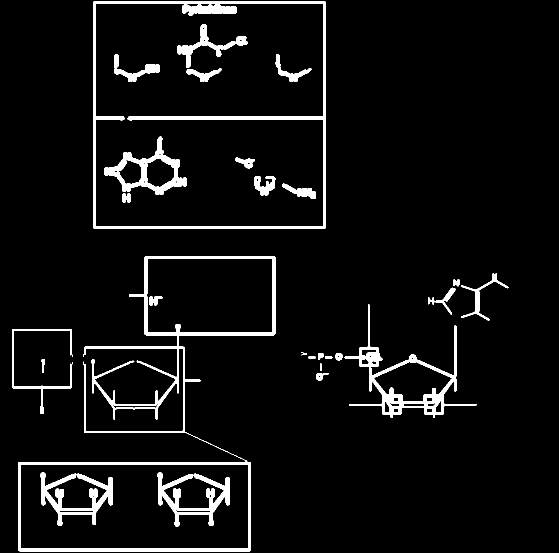
#> input picture whiteboard_backend/ProccessedImages/edges_0.png, 1118 x 1105 px (shown at 1/2 size)
$ python -i ImagePreproccessor.py   (imports and definitions only)
#> lines starting #> are read from the running program, lines starting #| are printed output that depends on the picture; after the words box and inside, x2 and y2 are one past the last pixel; in counts of white or black regions, pixels touching at a corner belong together
#> further down, picture is the input picture: shape (1105, 1118, 3); 5.4% white; 29 white regions, largest, box (x1, y1, x2, y2) and area: (37, 512, 551, 1103) 17609, (186, 3, 652, 457) 12253, (689, 609, 953, 836) 7930
#!/usr/bin/env python3
# preprocess_and_edges.pY

import json
import cv2
import numpy as np
import sys
import traceback
import re
import os
from pathlib import Path


#Step 1 of printing - prepare the images

#Takes ready images of diagrams from research.
#We first find all "text lables" in diagrams and extract and save them with ocr, then paint them over so they dont get ruined in all the proccessing.
#After that we run grayscale and canny
#We want to represent thin lines with actual thin lines when drawing on the board, but canny outlines everythin -> we get two lines for one is in some cases
#To combat this we merge close lines under a threshhold of 2.4 pixels (we do float operations, and in a lot of diagrams you have curved / not straight stuff -> 2.4 is valid)
#To get clean result we do our calculations in small 32 x 32 grids in the image. In this area we find the "mean gap" between two lines
#We only merge the lines that are very close to the mean gap -> that way we preserve fine small detail, but dont have false positives on big gaps
#To calculate our gaps we go in between two lines and "cast rays" (explore in directions) from a single point with (0, 45, 90, 135) for the direction to find the true width
#The true results are in the fine canny and other settings tweaks!


# ===== SETTINGS =====
BASE = Path(__file__).resolve().parent

# INPUT NOW COMES FROM PROCCESSEDIMAGES (OCR ALREADY DONE BY imagetext.py)
IN_DIR = BASE / r"ProccessedImages"
OUT_DIR = BASE / r"ProccessedImages"

SHOW_PROGRESS = True

# Preprocess tweaks (basic)
BORDER_PAD = 3
UPSCALE_TRIGGER = 600
UPSCALE_FACTOR = 1.3
UNSHARP_AMOUNT = 0.6
BILATERAL_D = 5
BILATERAL_SC = 35
BILATERAL_SS = 35

# ===== Fine Canny params =====
CANNY_SIGMA = 1.0
CANNY_APERTURE = 3
CANNY_K_LOW = 0.35
CANNY_K_HIGH = 1.5
CLOSE_R = 1
SAVE_DEBUG_GRAY = False

# ===== FILL TUNING (For accepting and merging gaps in tiles) =====
MERGE_LEVEL = ""  # "", "light", "medium", "aggressive"

FILL_HALF_WIDTH = 2        # <— allow non-integer half-width for decisions
FILL_BRIDGE_ITERS = 1
FILL_MIN_CC_AREA = 6
FILL_DISTANCE_GATE = True
FILL_ORIENTATIONS = (0, 45, 90, 135)
FILL_DIST_MULT = 1.0

# --- box-based merge knobs ---
TILE_SIZE         = 32
MAX_GAP           = 15
GAP_TOLERANCE     = 15.0   # percent ± around center (median after IQR), keep float
MIN_CANDIDATES    = 2  #at least two gaps between lines in a box to be valid
MIN_EDGES_IN_TILE = 3  #at least 3 lines in total in a box

# Ridge gating knobs
BAND_MAX_PIX         = 2
BAND_MAX_SHARE       = 0.40
RUN_MIN              = 6
RUN_INLIER_FRAC      = 0.70
MAX_NORMAL_DRIFT_DEG = 20.0
SIDE_CONFIRM         = 2

# ===== COLOR GROUP SPLIT =====
COLOR_GROUP_PASSES = 11

# thresholds tuned for OpenCV HSV ranges:
# H: 0..179, S: 0..255, V: 0..255
COLOR_SAT_LOW   = 35
COLOR_V_BLACK   = 45
COLOR_V_WHITE   = 235
COLOR_V_MIN_CLR = 35


# [84 lines left out: functions _resolve_merge_params, _basic11_color_masks, _apply_mask_to_white, preprocess, not called in this run]


# =========================================================
# CANNY
# =========================================================
def edge_canny_fine(img_bgr,
                    sigma=CANNY_SIGMA,
                    k_low=CANNY_K_LOW,
                    k_high=CANNY_K_HIGH,
                    aperture=CANNY_APERTURE,
                    close_r=CLOSE_R):
#> called with sigma = 1, k_low = 0.35, k_high = 1.5, aperture = 3, close_r = 1
    gray = cv2.cvtColor(img_bgr, cv2.COLOR_BGR2GRAY)
    if sigma and sigma > 0:
        gray = cv2.GaussianBlur(gray, (3, 3), sigma)
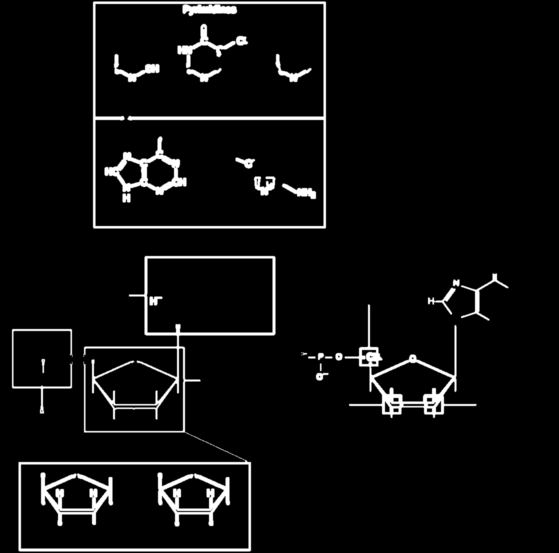
#> gray: shape (1105, 1118) (shown at 1/2 size); min 0, max 255, mean 13.9

    med = float(np.median(gray))
#> med = 0
    low  = int(np.clip(k_low  * med,  0, 255))
#> low = 0
    high = int(np.clip(k_high * med,  0, 255))
#> high = 0
    if high <= low:
        high = min(255, low + 20)
#> high = 20

    edges = cv2.Canny(gray, low, high, apertureSize=aperture, L2gradient=True)
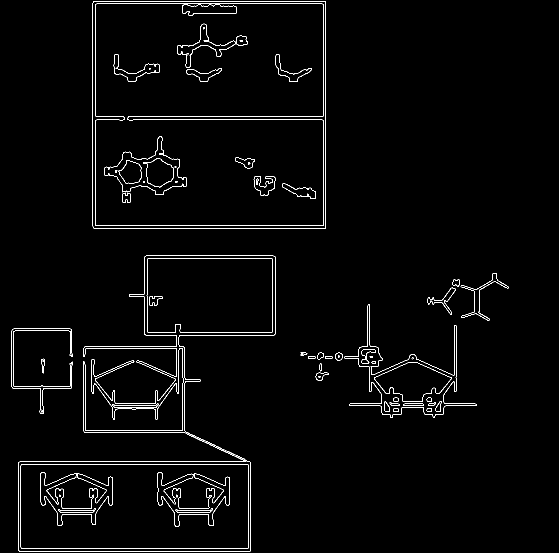
#> edges: shape (1105, 1118) (shown at 1/2 size); 1.9% white in thin lines or dots, all inside (x1, y1, x2, y2) = (23, 2, 1017, 1103)

    if close_r and close_r > 0:
        k = cv2.getStructuringElement(cv2.MORPH_ELLIPSE, (2 * close_r + 1, 2 * close_r + 1))
        edges = cv2.morphologyEx(edges, cv2.MORPH_CLOSE, k)
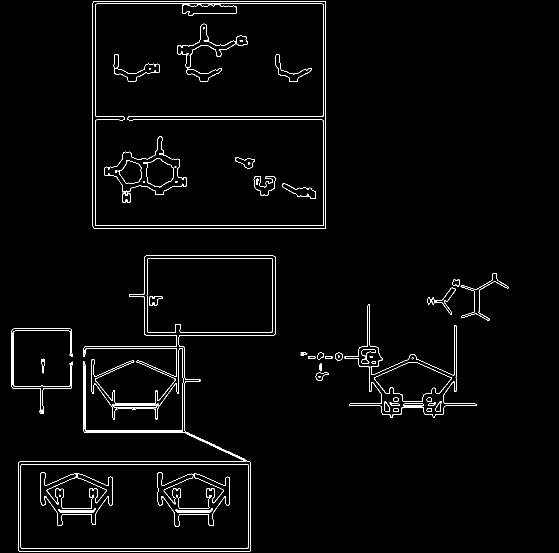
#> edges: shape (1105, 1118) (shown at 1/2 size); 2.1% white in thin lines or dots, all inside (x1, y1, x2, y2) = (23, 2, 1017, 1103)

    return edges, gray


# =========================================================
# CLEAN NOISE (kept; separate from ridge output)
# =========================================================
# [506 lines left out: functions prune_small_dots, bridge_gaps_1px, _scan_corridor, _scan_corridor_width_and_normal, _ridge_mask, _trace_ridge_runs and 8 more, not called in this run]

# [2 lines not run here, left out]

>>> import cv2
>>> picture = cv2.imread('ProccessedImages/edges_0.png')
>>> result = edge_canny_fine(picture)
